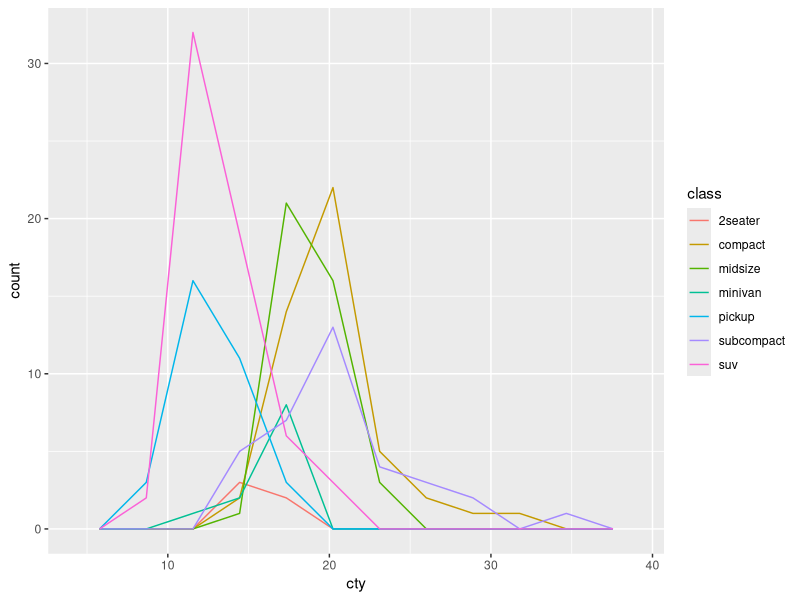
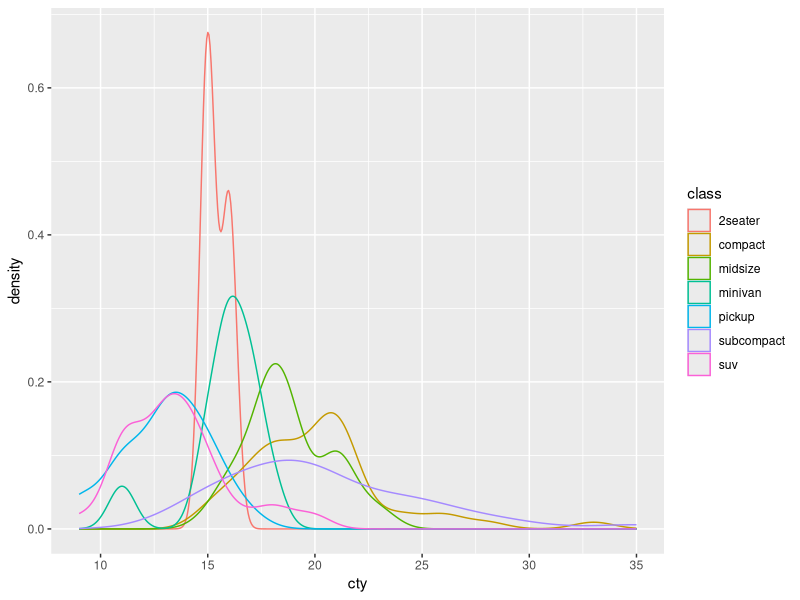
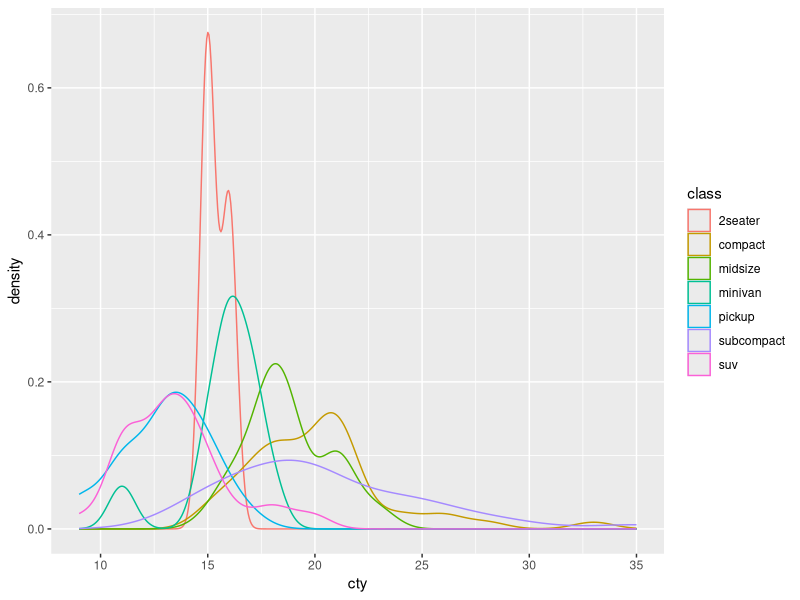
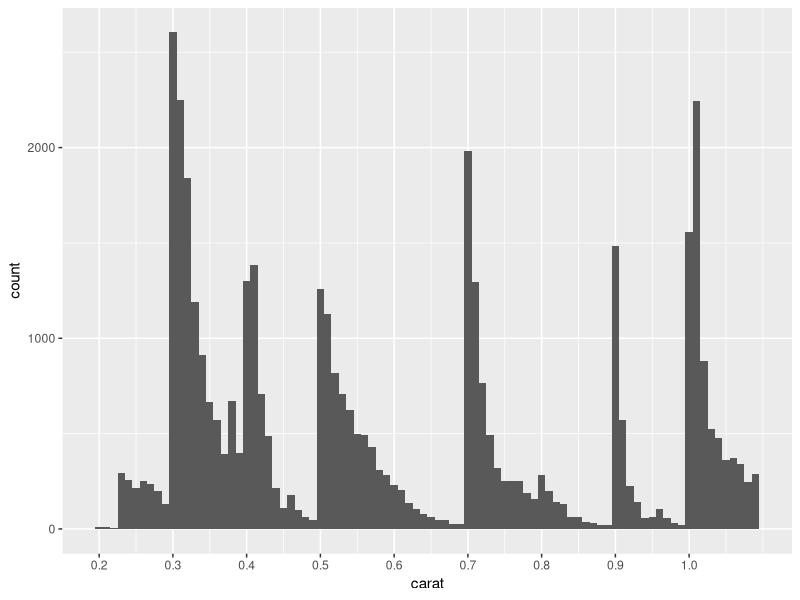

Write the R code that produced these figures, in order.
## ---- chunk 1
# knitr options
knitr::opts_chunk$set(echo = TRUE)
## ---- chunk 2
library(tidyverse)

## ---- chunk 3
## NOTE: No need to modify
mpg %>%
  ggplot(aes(cty, color = class)) +
  geom_freqpoly(bins = 10)
## ---- chunk 4
## NOTE: No need to modify
mpg %>%
  ggplot(aes(cty, color = class)) +
  geom_density()
## ---- chunk 5
mpg %>%
  ggplot(aes(cty, color = class)) +
  geom_density()
## ---- chunk 6
## TODO: Run this chunk; play with differnet bin widths
diamonds %>%
  filter(carat < 1.1) %>%

  ggplot(aes(carat)) +
  geom_histogram(binwidth = 0.01, boundary = 0.005) +
  scale_x_continuous(
    breaks = seq(0, 1, by = 0.1)

  )
